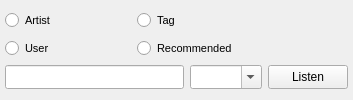
<?xml version="1.0" encoding="UTF-8"?>
<ui version="4.0">
 <class>GUI_LFMRadioWidget</class>
 <widget class="QDockWidget" name="GUI_LFMRadioWidget">
  <property name="geometry">
   <rect>
    <x>0</x>
    <y>0</y>
    <width>353</width>
    <height>100</height>
   </rect>
  </property>
  <property name="sizePolicy">
   <sizepolicy hsizetype="MinimumExpanding" vsizetype="Minimum">
    <horstretch>0</horstretch>
    <verstretch>0</verstretch>
   </sizepolicy>
  </property>
  <property name="minimumSize">
   <size>
    <width>325</width>
    <height>100</height>
   </size>
  </property>
  <property name="maximumSize">
   <size>
    <width>524287</width>
    <height>100</height>
   </size>
  </property>
  <property name="features">
   <set>QDockWidget::DockWidgetClosable|QDockWidget::DockWidgetVerticalTitleBar</set>
  </property>
  <property name="allowedAreas">
   <set>Qt::AllDockWidgetAreas</set>
  </property>
  <property name="windowTitle">
   <string notr="true">Last.fm</string>
  </property>
  <widget class="QWidget" name="dockWidgetContents">
   <property name="sizePolicy">
    <sizepolicy hsizetype="MinimumExpanding" vsizetype="Preferred">
     <horstretch>0</horstretch>
     <verstretch>0</verstretch>
    </sizepolicy>
   </property>
   <property name="minimumSize">
    <size>
     <width>300</width>
     <height>100</height>
    </size>
   </property>
   <property name="maximumSize">
    <size>
     <width>16777215</width>
     <height>100</height>
    </size>
   </property>
   <layout class="QGridLayout" name="gridLayout">
    <property name="leftMargin">
     <number>5</number>
    </property>
    <property name="rightMargin">
     <number>5</number>
    </property>
    <item row="1" column="0">
     <widget class="QRadioButton" name="rb_user">
      <property name="font">
       <font>
        <pointsize>8</pointsize>
       </font>
      </property>
      <property name="focusPolicy">
       <enum>Qt::NoFocus</enum>
      </property>
      <property name="text">
       <string>User</string>
      </property>
     </widget>
    </item>
    <item row="1" column="1">
     <widget class="QRadioButton" name="rb_recom">
      <property name="font">
       <font>
        <pointsize>8</pointsize>
       </font>
      </property>
      <property name="focusPolicy">
       <enum>Qt::NoFocus</enum>
      </property>
      <property name="text">
       <string>Recommended</string>
      </property>
     </widget>
    </item>
    <item row="0" column="2" rowspan="2">
     <widget class="QLabel" name="lab_lfm">
      <property name="sizePolicy">
       <sizepolicy hsizetype="Preferred" vsizetype="Expanding">
        <horstretch>0</horstretch>
        <verstretch>0</verstretch>
       </sizepolicy>
      </property>
      <property name="minimumSize">
       <size>
        <width>80</width>
        <height>50</height>
       </size>
      </property>
      <property name="maximumSize">
       <size>
        <width>80</width>
        <height>50</height>
       </size>
      </property>
      <property name="text">
       <string/>
      </property>
     </widget>
    </item>
    <item row="0" column="1">
     <widget class="QRadioButton" name="rb_tag">
      <property name="font">
       <font>
        <pointsize>8</pointsize>
       </font>
      </property>
      <property name="focusPolicy">
       <enum>Qt::NoFocus</enum>
      </property>
      <property name="text">
       <string>Tag</string>
      </property>
     </widget>
    </item>
    <item row="0" column="0">
     <widget class="QRadioButton" name="rb_artist">
      <property name="font">
       <font>
        <pointsize>8</pointsize>
       </font>
      </property>
      <property name="focusPolicy">
       <enum>Qt::NoFocus</enum>
      </property>
      <property name="text">
       <string>Artist</string>
      </property>
     </widget>
    </item>
    <item row="2" column="0" colspan="2">
     <layout class="QHBoxLayout" name="horizontalLayout">
      <item>
       <widget class="QLineEdit" name="le_text">
        <property name="maximumSize">
         <size>
          <width>16777215</width>
          <height>24</height>
         </size>
        </property>
        <property name="focusPolicy">
         <enum>Qt::ClickFocus</enum>
        </property>
       </widget>
      </item>
      <item>
       <widget class="QComboBox" name="cb_friends">
        <property name="maximumSize">
         <size>
          <width>16777215</width>
          <height>24</height>
         </size>
        </property>
        <property name="focusPolicy">
         <enum>Qt::ClickFocus</enum>
        </property>
        <property name="editable">
         <bool>true</bool>
        </property>
       </widget>
      </item>
     </layout>
    </item>
    <item row="2" column="2">
     <widget class="QPushButton" name="btn_listen">
      <property name="minimumSize">
       <size>
        <width>0</width>
        <height>0</height>
       </size>
      </property>
      <property name="maximumSize">
       <size>
        <width>80</width>
        <height>24</height>
       </size>
      </property>
      <property name="focusPolicy">
       <enum>Qt::TabFocus</enum>
      </property>
      <property name="text">
       <string>Listen</string>
      </property>
      <property name="iconSize">
       <size>
        <width>18</width>
        <height>18</height>
       </size>
      </property>
     </widget>
    </item>
   </layout>
  </widget>
 </widget>
 <resources/>
 <connections>
  <connection>
   <sender>le_text</sender>
   <signal>returnPressed()</signal>
   <receiver>btn_listen</receiver>
   <slot>click()</slot>
   <hints>
    <hint type="sourcelabel">
     <x>91</x>
     <y>80</y>
    </hint>
    <hint type="destinationlabel">
     <x>287</x>
     <y>80</y>
    </hint>
   </hints>
  </connection>
 </connections>
</ui>
